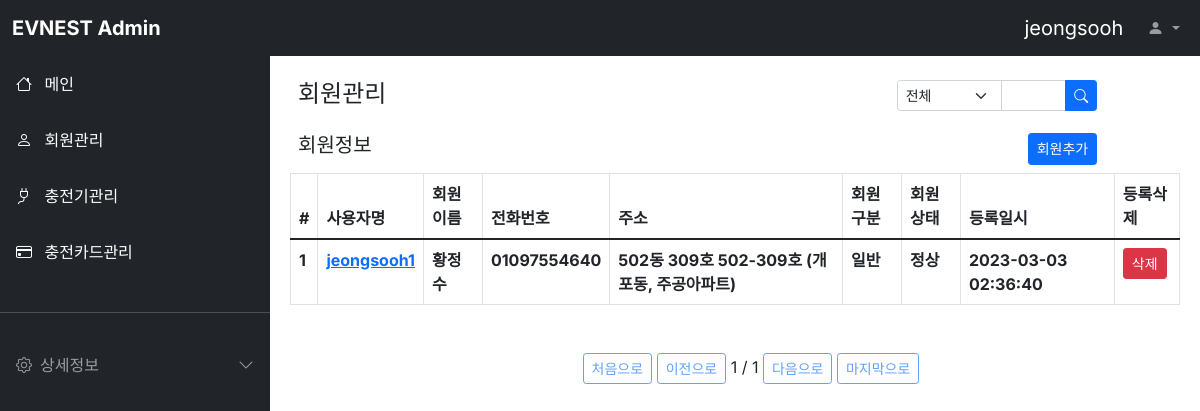
Before: /evuser/ (signed in) with the older database file.
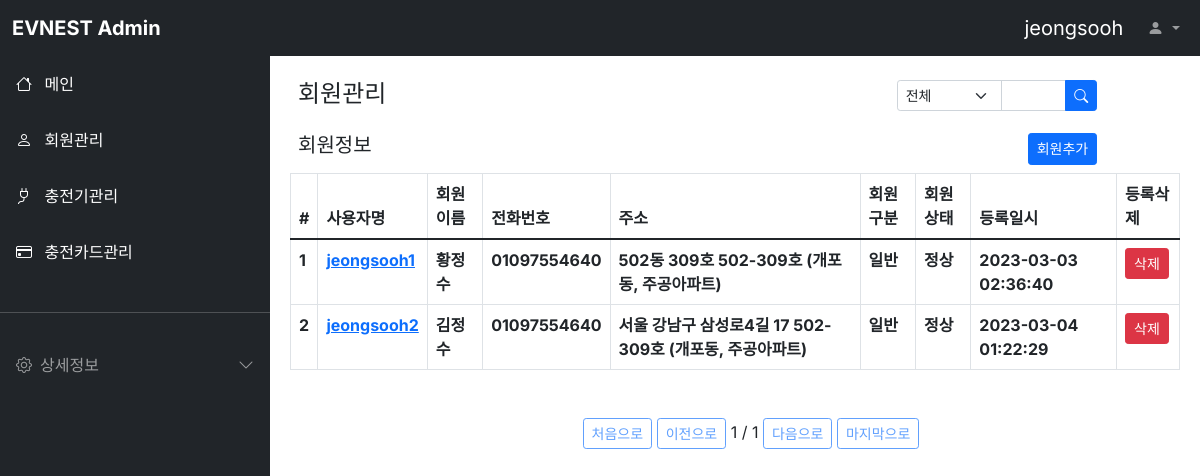
After: the same page with the newer database file.
### evuser/models.py (models this page shows, shortened)
class Evuser(models.Model):
    userid = models.CharField(max_length=64,verbose_name='회원아이디')
    password = models.CharField(max_length=128,verbose_name='비밀번호')
    name = models.CharField(max_length=64,verbose_name='회원이름')
    email = models.EmailField(max_length=128,verbose_name='이메일')
    phone = models.CharField(max_length=128,verbose_name='전화번호')
    category = models.CharField(max_length=64,choices=[('일반','일반'),('법인','법인'),('기타','기타')],default='일반',verbose_name='회원구분')
    status = models.CharField(max_length=64,choices=[('정상','정상'),('해지','해지'),('유예','유예')],default='정상',verbose_name='회원상태')
    level = models.CharField(max_length=16,choices=[('admin','admin'),('user','user'),('Engineer','Engineer')],verbose_name='등급',default='user')
    register_dttm = models.DateTimeField(auto_now_add=True,verbose_name='등록시간')
    last_use_dttm = models.DateTimeField(auto_now_add=False,null=True,verbose_name='최근사용시간')
    postcode = models.CharField(max_length=64,verbose_name='우편번호')
    jibunAddress = models.CharField(max_length=400,verbose_name='지번주소')
    roadAddress = models.CharField(max_length=400,verbose_name='도로명주소')
    detailaddress = models.CharField(max_length=400,verbose_name='상세주소')
    extraaddress = models.CharField(max_length=400,verbose_name='참고항목')
    class Meta:
        db_table='nevsp_evuser'
        verbose_name ='회원'
        verbose_name_plural = '회원목록'

### evuser/views.py (the view, shortened to what this page needs)
# urls.py: path('',EvuserListView.as_view()),
class EvuserListView(ListView):
    template_name = 'evuser.html'
    model = Evuser
    context_object_name = 'evuserList'
    paginate_by = 10
    queryset = Evuser.objects.all()
    def get_context_data(self, **kwargs):
        context = super().get_context_data(**kwargs)
        queryset = Evuser.objects.all()
        query = self.request.GET.get("q", None)
        user_id = self.request.session['user']
        page = self.request.GET.get('page')
        category = self.request.GET.get('category')
        context['q'] = query
        context['category'] = category
        context['loginuser'] = user_id
        context['page']=page
        return context
    def get_queryset(self) :
        queryset = Evuser.objects.all()
        query = self.request.GET.get("q", None)
        category = self.request.GET.get('category')
        return queryset

### evuser/templates/evuser.html (shortened to what this page needs)
{% extends "base.html" %}
{% block contents %}
<div class="row mt-3 mx-3">
  <div class="col-md-8 fw-bold"><h4>회원관리</h4></div>
    <div class="col-md-3">
      <form method="get" action="/evuser/">{% csrf_token %}
        <div class="input-group input-group-sm">
          <select class="form-select form-select-sm" name="category" id="category">
            <option selected="selected" value="all">전체</option>
          </select>
          <input type="text" class="form-control" name="q" placeholder="" aria-label="Recipient's userid" aria-describedby="button-addon2">
          <button class="btn btn-primary" type="submit" id="button-addon2">
            <i class="bi bi-search"></i>
          </button>
        </div>
      </form>
    </div>
</div>
<div class="row mt-3 mx-3">
  <div class="col-md-8 fw-bold"><h5>회원정보</h5></div>
  <div class="col-md-3 d-grid justify-content-md-end">
    <button class="btn btn-primary btn-sm" onclick="location.href='/evuser/register/'">회원추가
    </button>
  </div>
</div>
<div class="row mt-2 mx-2">
  <div class="col-12">
    <table class="table table-bordered">
      <thead class="thead-light">
        <tr>
          <th scope="col">#</th>
          <th scope="col">사용자명</th>
          <th scope="col">회원이름</th>
          <th scope="col">전화번호</th>
          <th scope="col">주소</th>
          <th scope="co1">회원구분</th>
          <th scope="col">회원상태</th>
          <th scope="col">등록일시</th>
          <th scope="col">등록삭제</th>
        </tr>
      </thead>
      <tbody class="text-dark">
        {% for evuser in evuserList %}
        <tr>
          <th scope="row">{{ evuser.id }}</th>
          <th><a href="/evuser/{{ evuser.id }}">{{ evuser.userid }}</a></th>
          <th>{{ evuser.name }}</th>
          <th>{{ evuser.phone }}</th>
          <th>{{ evuser.roadAddress }} {{evuser.detailaddress}} {{evuser.extraaddress}}</th>
          <th>{{ evuser.category }}</th>
          <th>{{ evuser.status }}</th>
          <th>{{ evuser.register_dttm | date:'Y-m-d H:i:s' }}</th>
          <th><button class="btn btn-primary btn-sm btn-danger" onclick="window.open('/evuser/{{ evuser.id }}/delete','window_name','width=430,height=500,location=no,status=no,scrollbars=no');">삭제</button></th>
        </tr>
        {% endfor %}
      </tbody>
    </table>
    <div class="pagination justify-content-center mt-5">
      <ul class="step-links">
        {% if page_obj.has_previous %}
        <a class="btn btn-sm btn-outline-primary" href="?category={{category | default_if_none:''}}&q={{q | default_if_none:''}}&page=1">처음으로</a>
        <a class="btn btn-sm btn-outline-primary" href="?category={{category | default_if_none:''}}&q={{q | default_if_none:''}}&page={{ page_obj.previous_page_number }}">이전으로</a>
        {% else %}
        <a class="btn btn-sm btn-outline-primary disabled" href="#">처음으로</a>
        <a class="btn btn-sm btn-outline-primary disabled" href="#">이전으로</a>
        {% endif %}
      <span class="current">
        {{ page_obj.number }} / {{ page_obj.paginator.num_pages }}
      </span>
        {% if page_obj.has_next %}
        <a class="btn btn-sm btn-outline-primary" href="?category={{category | default_if_none:''}}&q={{q | default_if_none:''}}&page={{ page_obj.next_page_number }}">다음으로</a>
        <a class="btn btn-sm btn-outline-primary" href="?category={{category | default_if_none:''}}&q={{q | default_if_none:''}}&page={{ page_obj.paginator.num_pages }}">마지막으로</a>
        {% else %}
        <a class="btn btn-sm btn-outline-primary disabled" href="#">다음으로</a>
        <a class="btn btn-sm btn-outline-primary disabled" href="#">마지막으로</a>
        {% endif %}
      </ul>
    </div>
  </div>
</div>
{% endblock %}

Changed rows visible on the page:
added Evuser: id "2", userid "jeongsooh2", name "김정수", phone "01097554640", roadAddress "서울 강남구 삼성로4길 17", detailaddress "502-309호", extraaddress "(개포동, 주공아파트)", category "일반", status "정상", register_dttm "2023-03-04 01:22:29"
